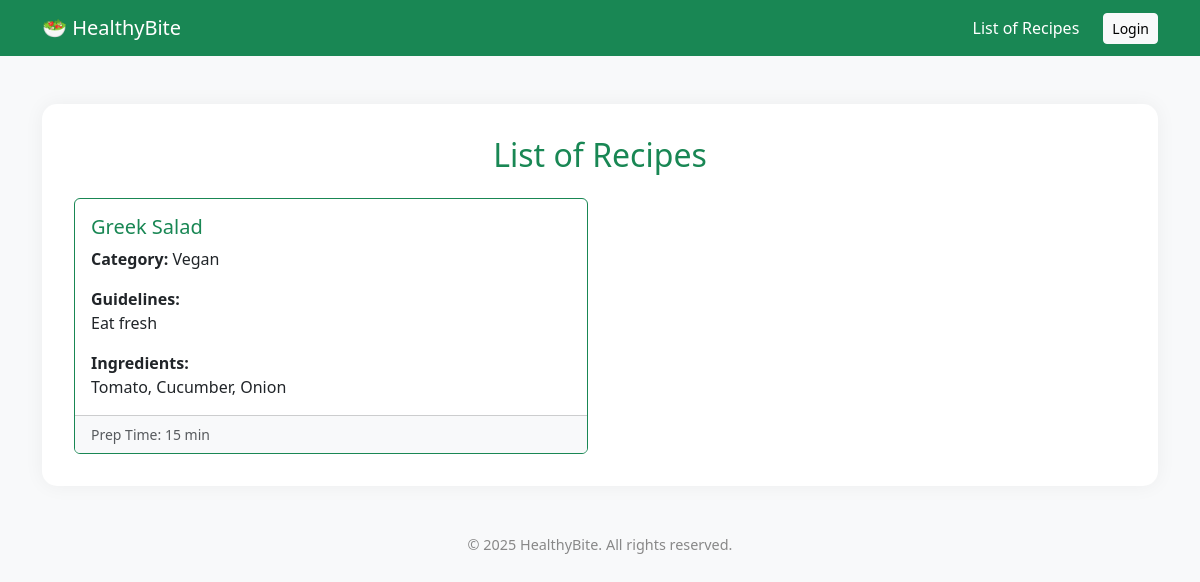
/, run on an earlier commit of the app's database.
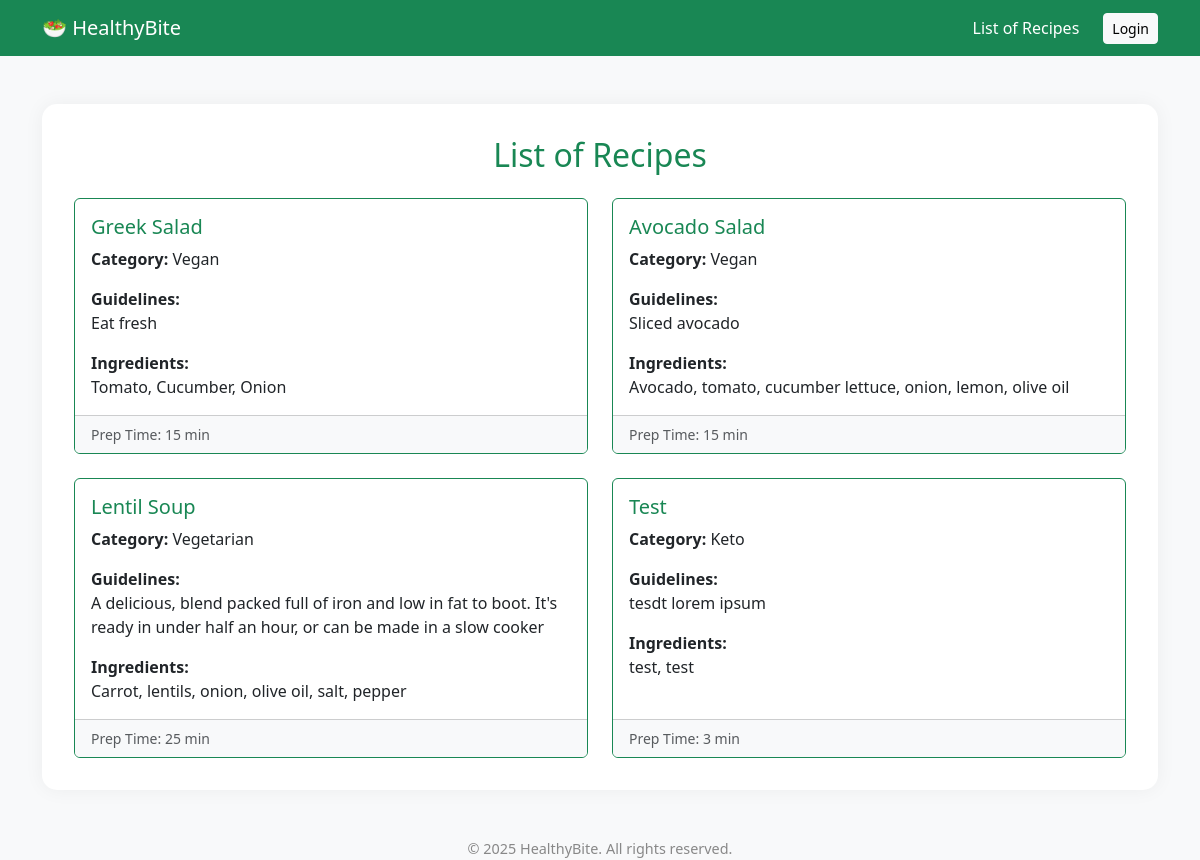
And on a later commit of the database.
### app/models/recipe_models.py (models this page shows)
class Recipe(db.Model):
    id = db.Column(db.Integer, primary_key=True)
    name = db.Column(db.String(100), nullable=False)
    category = db.Column(db.String(50))
    ingredients = db.Column(db.Text, nullable=False)
    instructions = db.Column(db.Text, nullable=False)
    prep_time = db.Column(db.Integer, nullable=False)

### app/controllers.py (the view)
    @app.route('/')
    def index():
        recipes = recipe_service.get_all_recipes()
        return render_template('index.html', recipes=recipes)

### app/services/concrete_recipe_service.py (called while the page is built)
    def get_all_recipes(self) -> list[Recipe]:
        return Recipe.query.all()

### app/templates/index.html (shortened to what this page needs)
{% extends 'base.html' %}
{% block content %}
  <h2 class="text-center mb-4 text-success">List of Recipes</h2>
  {% if recipes %}
    <div class="row row-cols-1 row-cols-md-2 g-4">
      {% for recipe in recipes %}
      <div class="col">
        <div class="card h-100 border-success">
          <div class="card-body">
            <h5 class="card-title text-success">{{ recipe.name }}</h5>
            <p class="card-text"><strong>Category:</strong> {{ recipe.category or 'No Category' }}</p>
            <p class="card-text"><strong>Guidelines:</strong><br> {{ recipe.instructions }}</p>
            <p class="card-text"><strong>Ingredients:</strong><br> {{ recipe.ingredients }}</p>
          </div>
          <div class="card-footer bg-light d-flex justify-content-between align-items-center">
            <small class="text-muted">Prep Time: {{ recipe.prep_time }} min</small>
          </div>
        </div>
      </div>
      {% endfor %}
    </div>
  {% else %}
    <div class="alert alert-warning text-center" role="alert">
      There's no recipes registered yet.
    </div>
  {% endif %}
{% endblock %}

### app/templates/base.html (shortened to what this page needs)
<!doctype html>
<html lang="en">
<head>
  <link href="https://cdn.jsdelivr.net/npm/bootstrap@5.3.0/dist/css/bootstrap.min.css" rel="stylesheet">
</head>
<body>
<nav class="navbar navbar-expand-lg navbar-dark bg-success">
  <div class="container">
    <a class="navbar-brand" href="{{ url_for('index') }}">🥗 HealthyBite</a>
    <div class="collapse navbar-collapse" id="navMain">
      <ul class="navbar-nav ms-auto align-items-lg-center">
        <li class="nav-item"><a class="nav-link text-white" href="{{ url_for('index') }}">List of Recipes</a></li>
        {% if is_logged_in %}
          <li class="nav-item ms-lg-3">
            <a class="btn btn-outline-light btn-sm" href="{{ url_for('logout') }}">Logout ({{ current_user }})</a>
          </li>
        {% else %}
          <li class="nav-item ms-lg-3">
            <a class="btn btn-light btn-sm" href="{{ url_for('login') }}">Login</a>
          </li>
        {% endif %}
      </ul>
    </div>
  </div>
</nav>
  <div class="container my-5">
    <div class="container-box">
      {% block content %}{% endblock %}
    </div>
  </div>
<footer>
  &copy; {{ 2025 }} HealthyBite. All rights reserved.
</footer>
</body>
</html>

### app/templates/base.html (style rules this page uses)
body { background-color: #f8f9fa; }
.container-box { background: white; padding: 2rem; border-radius: 15px; box-shadow: 0 0 20px rgba(0,0,0,0.05); }
footer { margin-top: 2rem; text-align: center; font-size: 0.9rem; color: #888; }

What changed in the data, as far as the page shows it:
added Recipe: name "Avocado Salad", category "Vegan", instructions "Sliced avocado", ingredients "Avocado, tomato, cucumber lettuce, onion, lemon, olive oil", prep_time "15"
added Recipe: name "Lentil Soup", category "Vegetarian", instructions "A delicious, blend packed full of iron and low in fat to boot. It's ready in under half an hour, or can be made in a slow cooker", ingredients "Carrot, lentils, onion, olive oil, salt, pepper", prep_time "25"
added Recipe: name "Test", category "Keto", instructions "tesdt lorem ipsum", ingredients "test, test", prep_time "3"
